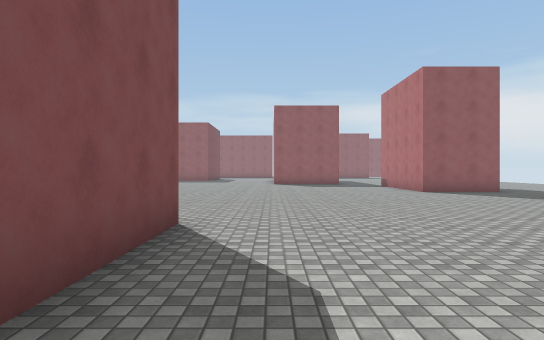
view 1 (above)

24 first-person views from a walk through a Unity game level. The camera is 1.4 m above the floor, looks level and sees 75° across. The floor is counted in squares, 2 m on a side. Each view is taken from the middle of a square. On the plan, view 1 faces up. The plan holds only what a view shows up to about 11 squares ahead; the rest is blank. The place goes on beyond the plan. Surface patterns are stand-ins for the level's own textures.

view 2
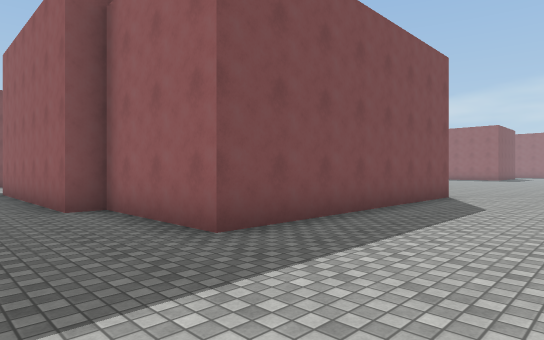

view 3
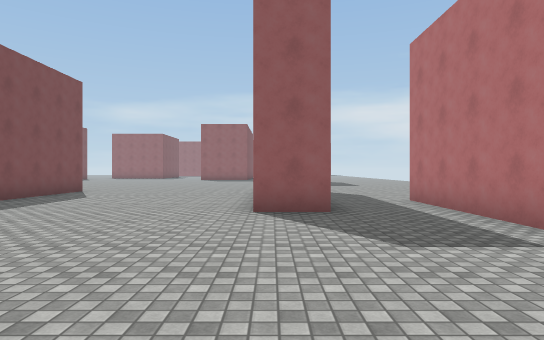

view 4
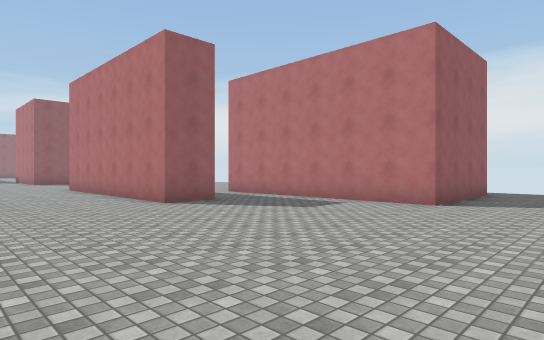

view 5
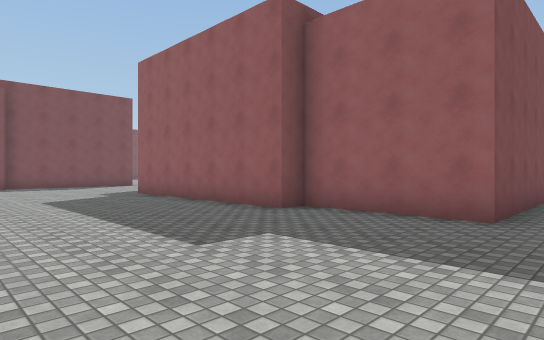

view 6
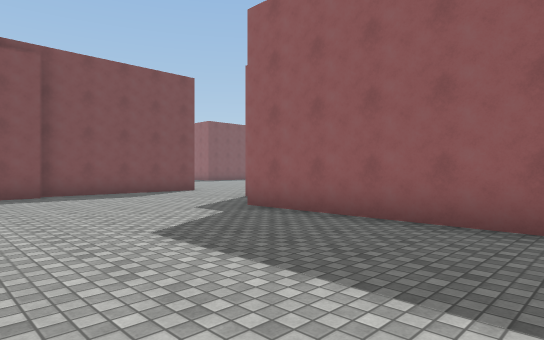

view 7
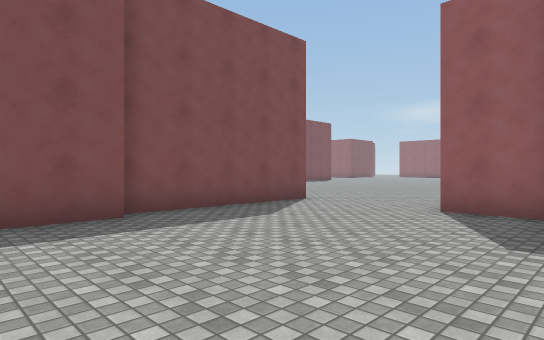

view 8
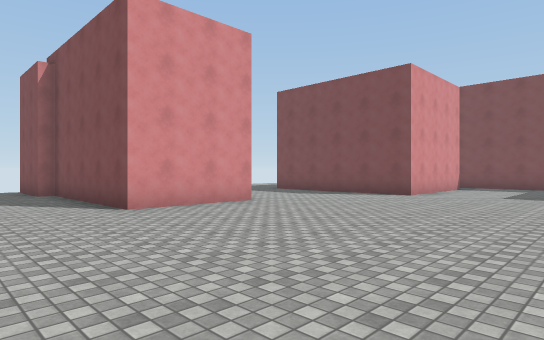

view 9
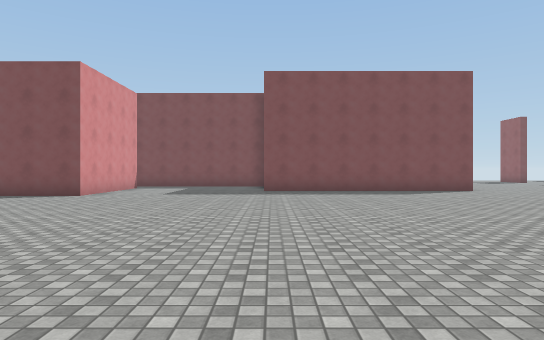

view 10
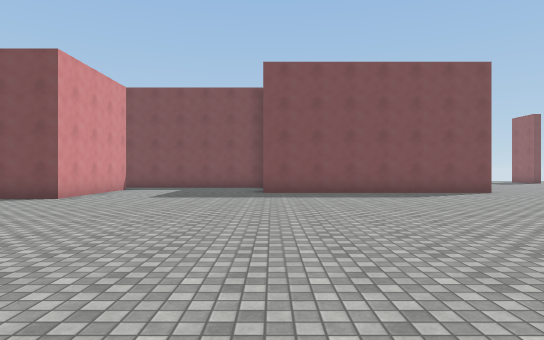

view 11
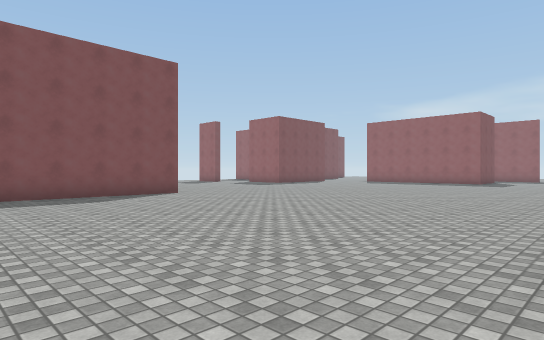

view 12
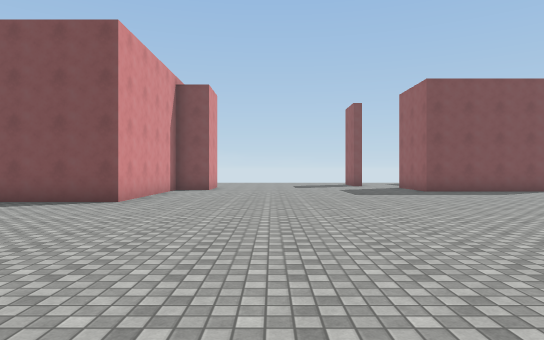

view 13
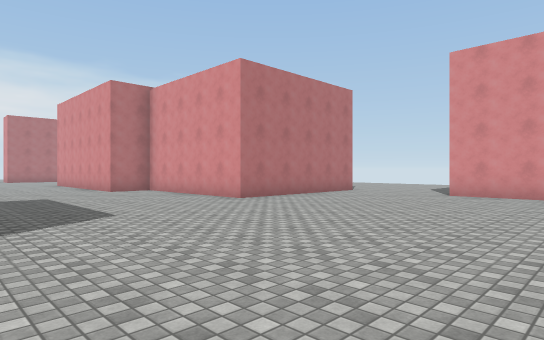

view 14
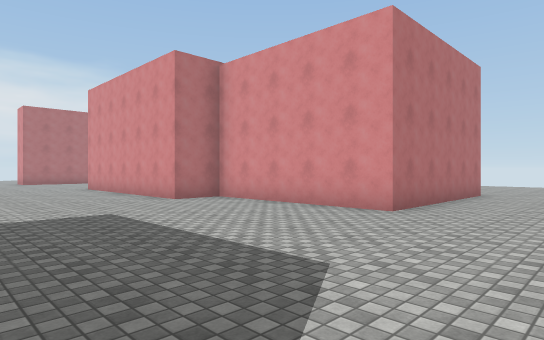

view 15
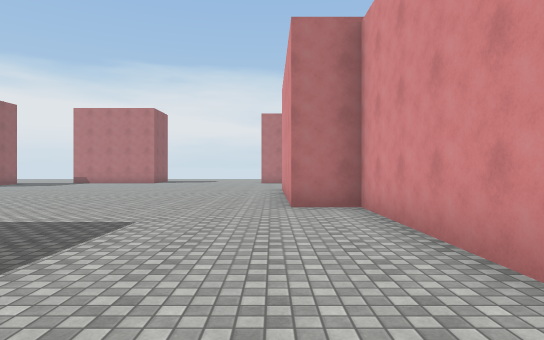

view 16
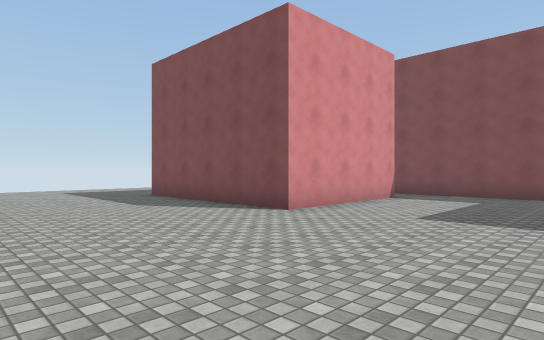

view 17
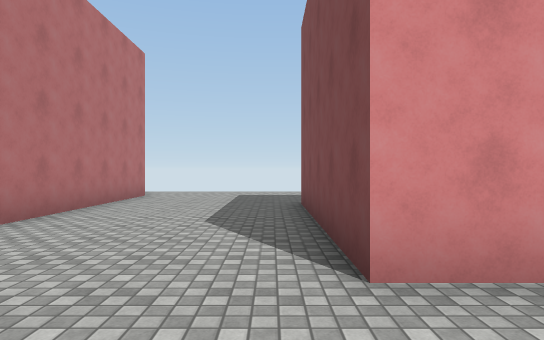

view 18
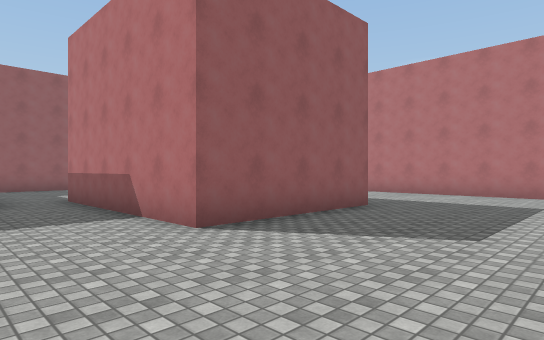

view 19
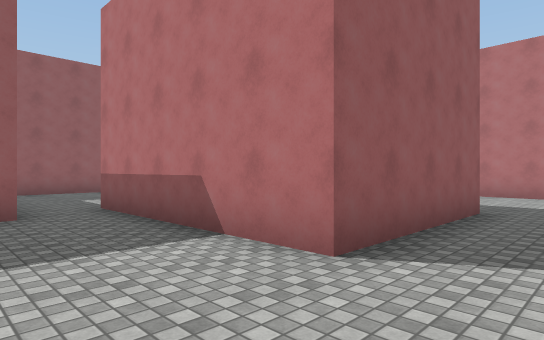

view 20
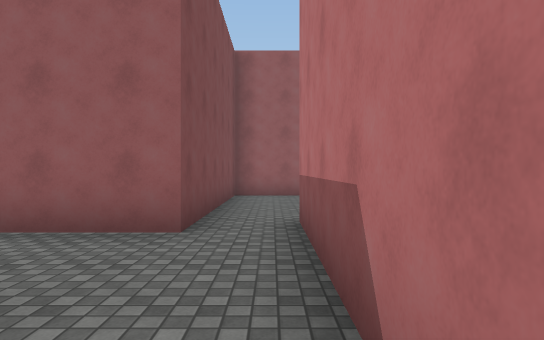

view 21
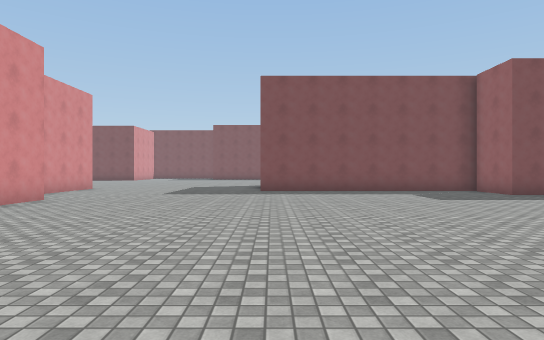

view 22
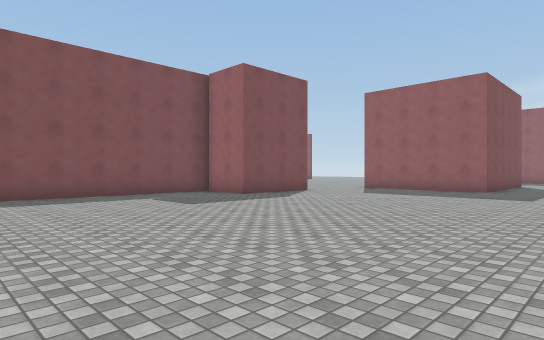

view 23
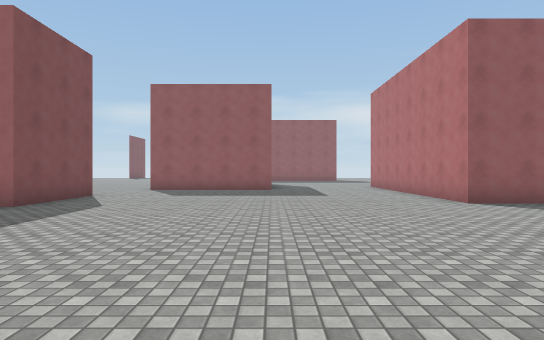

view 24
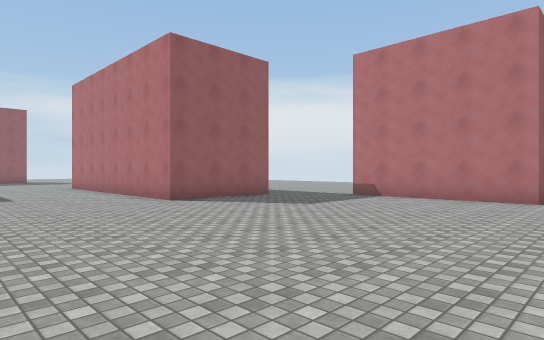

### Floor plan
Points are (right, up) in squares from view 1. A wall is a line through its corners. A room is listed if a view was taken in it or the views show most of it. See-through windows are left out.
Room 1 (views 1, 2, 3, 4, 5, 6, 7, 8, 9, 10, 11, 12, 13, 14, 15, 16, 17, 18, 19, 20, 21, 22, 23, 24)
walls: (-1.2, 4.6) (-1.2, -2.6) (-4.4, -2.6) (-4.4, -3.3) (-10.5, -3.3); (-10.8, 15.8) (-10.8, 11.2); (-10.8, -1.8) (-12.2, -1.8) (-12.2, 3.3) (-7.3, 3.3) (-7.3, 4.6) (-3.4, 4.6); (-8.9, 19.8) (-8.9, 16.7) (-10, 16.7); (5.4, 11.2) (4.8, 11.2) (4.8, 15.6); (3.4, 17.4) (0.1, 17.4) (0.1, 21.5); (-18.6, -1.2) (-15.6, -1.2) (-15.6, -5.9) (-15.2, -5.9) (-15.2, -8.1); (6, -1.1) (4.8, -1.1) (4.8, 3.9); (-22.6, 0.8) (-22.6, -4.3) (-26.6, -4.3) (-26.6, 0.8) (-22.6, 0.8); (-25.1, 5.7) (-28, 5.7) (-28, 0) (-29.5, 0); (-18.5, -6.8) (-18.5, -1.5); (-28, 12.7) (-24.7, 12.7) (-24.7, 5.8); (11.8, -5.4) (8.2, -5.4) (8.2, 1.2)

Where each view was taken, in squares from view 1:
view 1: 0 up, 0 right, facing up
view 2: 5 down, 2 right, facing up-left
view 3: 7 down, 5 right, facing up
view 4: 8 down, 1 right, facing up-right
view 5: 8 down, 0 right, facing up-left
view 6: 8 down, 5 left, facing up-left
view 7: 8 down, 10 left, facing up-left
view 8: 5 up, 13 left, facing down-left
view 9: 6 up, 13 left, facing left
view 10: 6 up, 14 left, facing left
view 11: 7 up, 15 left, facing up-left
view 12: 16 up, 17 left, facing left
view 13: 9 up, 19 left, facing down-right
view 14: 9 up, 15 left, facing down-right
view 15: 5 up, 14 left, facing right
view 16: 5 up, 18 left, facing down-left
view 17: 3 up, 22 left, facing down
view 18: 8 down, 29 left, facing up-right
view 19: 6 down, 29 left, facing up-right
view 20: 4 down, 27 left, facing up
view 21: 10 up, 1 right, facing left
view 22: 10 up, 1 left, facing up-left
view 23: 10 up, 4 left, facing up
view 24: 10 up, 4 left, facing up-right
